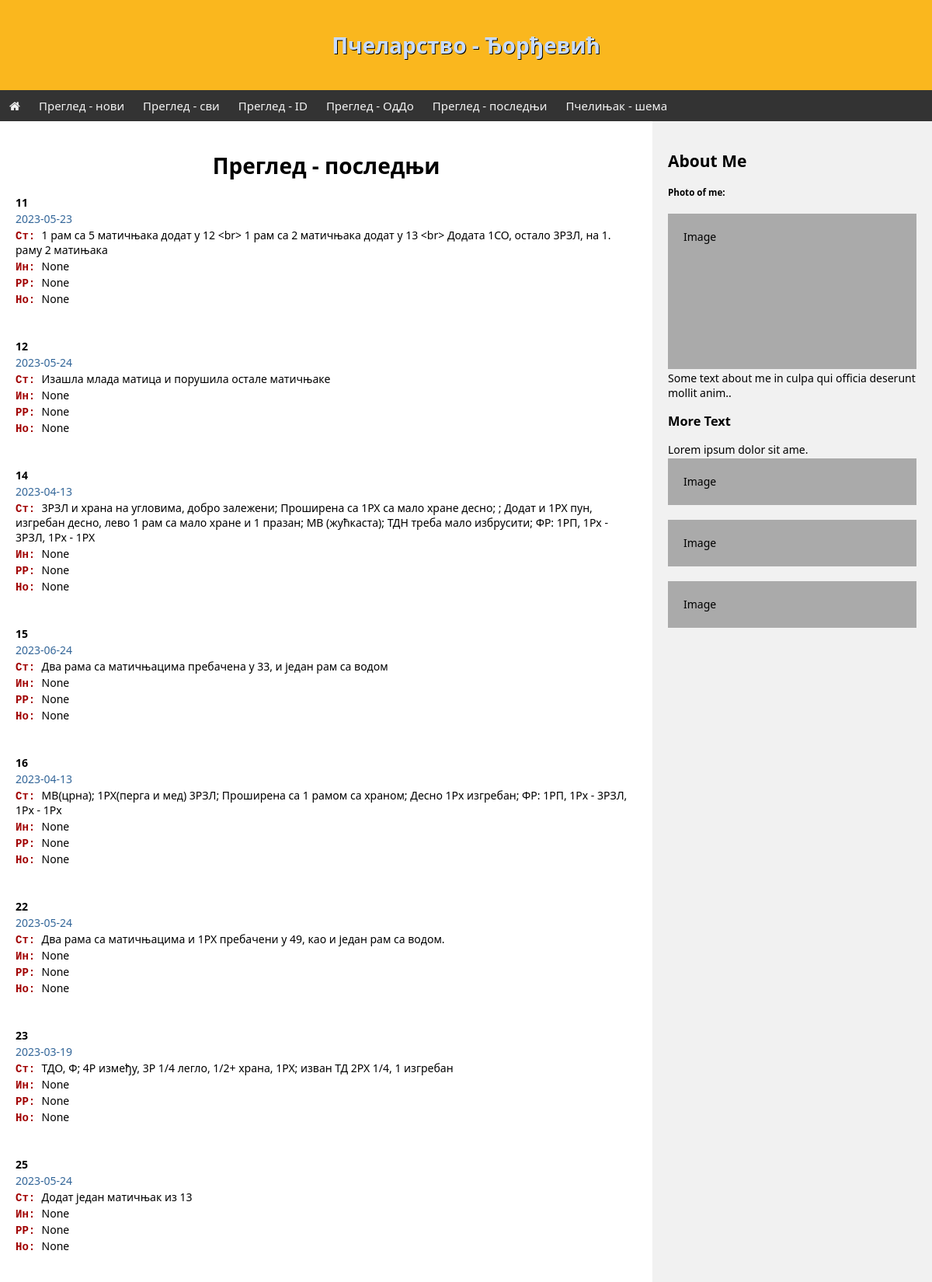
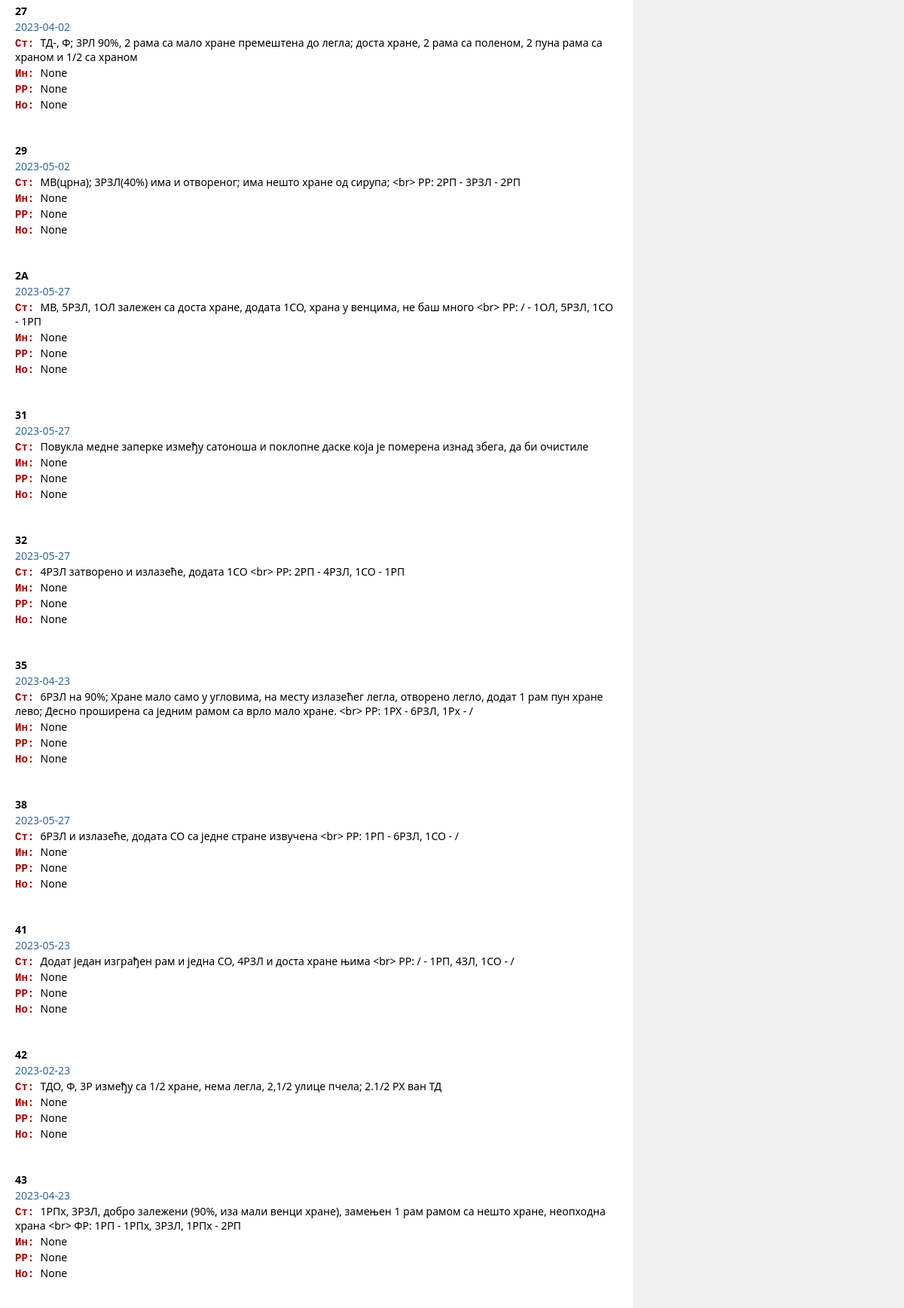
Screenshot of /inspect_last (upper part) with the database file from the repository (2 pictures, top to bottom).
### tables this page shows
CREATE TABLE inspect (id INTEGER PRIMARY KEY ASC AUTOINCREMENT NOT NULL, hive_id TEXT (2) NOT NULL, date DATE NOT NULL, state VARCHAR (255), interv VARCHAR (255), frames VARCHAR (127), note VARCHAR (255));

### app.py (the view)
@app.route("/inspect_last")
def inspect_last():
    db = os.path.join(app.root_path, 'pcelinjak.db')
    con = sqlite3.connect(db)
    cur = con.cursor()
    sql="""
    SELECT I.hive_id, I.date, I.state, I.interv, I.frames, I.note
    FROM inspect AS I
    JOIN
    (
        SELECT hive_id, MAX(date) ldate
        FROM inspect
        GROUP BY hive_id
    ) as M
    ON I.hive_id = M.hive_id AND I.date = M.ldate
    ORDER BY    I.hive_id
    """
    cur.execute(sql)
    rew=cur.fetchall()
    con.close()
    return render_template("inspect_last.html", review=rew)

### templates/inspect_last.html
{% extends 'template.html' %}
{% block content %}
  <h1>Преглед - последњи</h1>
	{% for (hive_id, date, state, interv, frames, note) in review %}
    <p><b>{{ hive_id }}</b></p>
		<p style="color: #336699">{{ date }}</p>
    <p><span class="vst">Ст: </span>{{ state }}</p>
	  <p><span class="vst">Ин: </span>{{ interv }}</p>
	  <p><span class="vst">РР: </span>{{ frames }}</p>
	  <p><span class="vst">Но: </span>{{ note }}</p>
		<br />
    <br />
	{% endfor %}
{% endblock content %}

### static/css/style.css (style rules this page uses)
* { box-sizing: border-box; }
body { margin: 0; font-family: 'Segoe UI', Tahoma, Geneva, Verdana, sans-serif; font-size: 14px; }
p { margin-top: 2px; margin-bottom: 2px; }
h1 { text-align: center; }
.vst { color: #a00000; font-weight: 600; font-family: 'Courier New', Courier, monospace; }

### rows the page displays
inspect: hive "12", date "2023-05-24", state "Изашла млада матица и порушила остале матичњаке", interv "None", frames "None", note "None"
inspect: hive "14", date "2023-04-13", state "3РЗЛ и храна на угловима, добро залежени; Проширена са 1РХ са мало хране десно; ; Додат и 1РХ пун, изгребан десно, лево 1 рам са мало хране и 1 празан; МВ (жућкаста); ТДН треба мало избрусити; ФР: 1РП, 1Рх - 3РЗЛ, 1Рх - 1РХ", interv "None", frames "None", note "None"
inspect: hive "15", date "2023-06-24", state "Два рама са матичњацима пребачена у 33, и један рам са водом", interv "None", frames "None", note "None"
inspect: hive "16", date "2023-04-13", state "МВ(црна); 1РХ(перга и мед) 3РЗЛ; Проширена са 1 рамом са храном; Десно 1Рх изгребан; ФР: 1РП, 1Рх - 3РЗЛ, 1Рх - 1Рх", interv "None", frames "None", note "None"
inspect: hive "22", date "2023-05-24", state "Два рама са матичњацима и 1РХ пребачени у 49, као и један рам са водом.", interv "None", frames "None", note "None"
inspect: hive "23", date "2023-03-19", state "ТДО, Ф; 4Р између, 3Р 1/4 легло, 1/2+ храна, 1РХ; изван ТД 2РХ 1/4, 1 изгребан", interv "None", frames "None", note "None"
inspect: hive "25", date "2023-05-24", state "Додат један матичњак из 13", interv "None", frames "None", note "None"
inspect: hive "27", date "2023-04-02", state "ТД-, Ф; 3РЛ 90%, 2 рама са мало хране премештена до легла; доста хране, 2 рама са поленом, 2 пуна рама са храном и 1/2 са храном", interv "None", frames "None", note "None"
inspect: hive "31", date "2023-05-27", state "Повукла медне заперке између сатоноша и поклопне даске која је померена изнад збега, да би очистиле", interv "None", frames "None", note "None"
inspect: hive "42", date "2023-02-23", state "ТДО, Ф, 3Р између са 1/2 хране, нема легла, 2,1/2 улице пчела; 2.1/2 РХ ван ТД", interv "None", frames "None", note "None"

### other values shown
{{ hive_id }} "11" "29" "2A" "32" "35" "38" "41" "43"
{{ date }} "2023-05-23" "2023-05-02" "2023-05-27" "2023-05-27" "2023-04-23" "2023-05-27" "2023-05-23" "2023-04-23"
{{ state }} "1 рам са 5 матичњака додат у 12 <br> 1 рам са 2 матичњака додат у 13 <br> Додата 1СО, остало 3РЗЛ, на 1. раму 2 матињака" "МВ(црна); 3РЗЛ(40%) има и отвореног; има нешто хране од сирупа; <br> РР: 2РП - 3РЗЛ - 2РП" "МВ, 5РЗЛ, 1ОЛ залежен са доста хране, додата 1СО, храна у венцима, не баш много <br> РР: / - 1ОЛ, 5РЗЛ, 1СО - 1РП" "4РЗЛ затворено и излазеће, додата 1СО <br> РР: 2РП - 4РЗЛ, 1СО - 1РП" "6РЗЛ на 90%; Хране мало само у угловима, на месту излазећег легла, отворено легло, додат 1 рам пун хране лево; Десно проширена са једним рамом са врло мало хране. <br> РР: 1РХ - 6РЗЛ, 1Рх - /" "6РЗЛ и излазеће, додата СО са једне стране извучена <br> РР: 1РП - 6РЗЛ, 1СО - /" "Додат један изграђен рам и једна СО, 4РЗЛ и доста хране њима <br> РР: / - 1РП, 4ЗЛ, 1СО - /" "1РПх, 3РЗЛ, добро залежени (90%, иза мали венци хране), замењен 1 рам рамом са нешто хране, неопходна храна <br> ФР: 1РП - 1РПх, 3РЗЛ, 1РПх - 2РП"
{{ interv }} "None" "None" "None" "None" "None" "None" "None" "None"
{{ frames }} "None" "None" "None" "None" "None" "None" "None" "None"
{{ note }} "None" "None" "None" "None" "None" "None" "None" "None"
